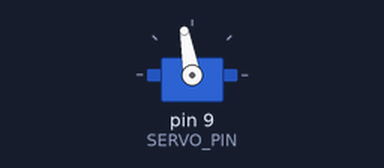
A sketch run on a simulated Arduino Uno, built with avr-gcc and run on an emulated ATmega328P. Shown: servo.

Above: at 0.1 s.
At 124.1 s:
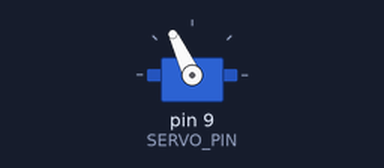
Timing chart, 0 to 125.6 s (numbered marks = the images above):
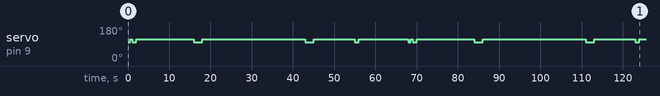

The sketch:

demo_loop_40p_speed_needswork.ino
```cpp
#include <Servo.h>

Servo myServo;

const int SERVO_PIN = 9;
const int CLOSED_ANGLE = 115;
const int OPEN_ANGLE = 100;

void setup() {
  myServo.attach(SERVO_PIN);
}

void loop() {

  // Opening sequence to indicate that the loop is starting again
  myServo.write(OPEN_ANGLE);
  delay(500);
  myServo.write(CLOSED_ANGLE);
  delay(500);
  myServo.write(OPEN_ANGLE);
  delay(1000);

  // Start at closed position
  // Initial State
  myServo.write(CLOSED_ANGLE);
  delay(14000);

  // Open for incoming pickup
  // Sample 3
  myServo.write(OPEN_ANGLE);
  delay(2000);  // Stay open for 2 seconds

  // Close for movement to position
  // Safe hold -> Move to stage
  myServo.write(CLOSED_ANGLE);
  delay(25000);

  // Open for dropoff
  // Move to stage -> Stage Dip
  myServo.write(OPEN_ANGLE);
  delay(2000);

  // Close to move out
  // -> Back hold position
  myServo.write(CLOSED_ANGLE);
  delay(10000);

  //Open for final deposit
  // Deposit -> Deposit dip
  myServo.write(OPEN_ANGLE);
  delay(1000);

  // Delay for back to start position
  myServo.write(CLOSED_ANGLE);
  delay(12000);
}
```

Measured:
- by itself, servo on pin 9 (SERVO_PIN): 100° → 115° at 0.50 s, → 100° 0.50 s later, → 115° 1.0 s later, → 100° 14.0 s later, … (19 changes in this stretch)
